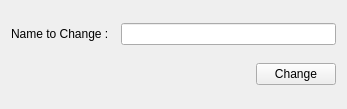
<?xml version="1.0" encoding="UTF-8"?>
<ui version="4.0">
 <class>Widget</class>
 <widget class="QWidget" name="Widget">
  <property name="geometry">
   <rect>
    <x>0</x>
    <y>0</y>
    <width>347</width>
    <height>109</height>
   </rect>
  </property>
  <property name="windowTitle">
   <string>Widget</string>
  </property>
  <layout class="QVBoxLayout" name="verticalLayout">
   <item>
    <layout class="QHBoxLayout" name="horizontalLayout">
     <item>
      <widget class="QLabel" name="label">
       <property name="text">
        <string>Name to Change :  </string>
       </property>
      </widget>
     </item>
     <item>
      <widget class="QLineEdit" name="leName"/>
     </item>
    </layout>
   </item>
   <item>
    <layout class="QHBoxLayout" name="horizontalLayout_2">
     <item>
      <spacer name="horizontalSpacer">
       <property name="orientation">
        <enum>Qt::Horizontal</enum>
       </property>
       <property name="sizeHint" stdset="0">
        <size>
         <width>40</width>
         <height>20</height>
        </size>
       </property>
      </spacer>
     </item>
     <item>
      <widget class="QPushButton" name="pushButton">
       <property name="text">
        <string>Change</string>
       </property>
      </widget>
     </item>
    </layout>
   </item>
  </layout>
 </widget>
 <layoutdefault spacing="6" margin="11"/>
 <resources/>
 <connections/>
</ui>
